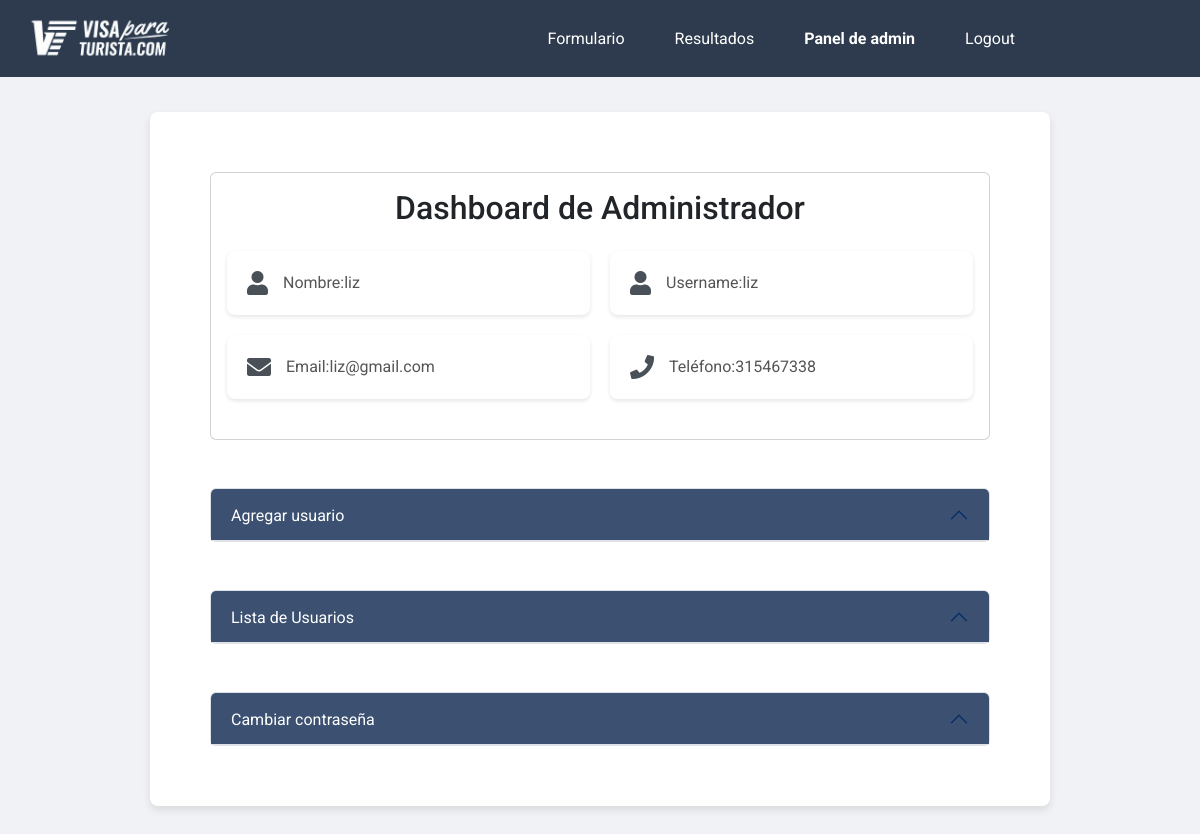
The page /admin-dashboard (signed in) on the database its author committed.
### models.py (models this page shows, shortened)
class User(UserMixin, db.Model):
    id = db.Column(db.Integer, primary_key=True)
    username = db.Column(db.String(100), unique=True, nullable=False)
    name = db.Column(db.String(100), nullable=False)
    email = db.Column(db.String(100), nullable=False, unique=True)
    telefono = db.Column(db.Integer, nullable=False)
    password_hash = db.Column(db.String(130), nullable=False)
    roles = db.relationship("Roles", secondary="user_roles", back_populates="users")
    @hybrid_property
    def password(self):
        raise AttributeError('password is not a readable attribute')

### app.py (the view, shortened to what this page needs)
@login_required
@admin_permission.require(http_exception=403)
@app.route("/admin-dashboard", methods=['GET', 'POST'])
def admin_dashboard():
  form = UpdatePasswordForm()
  users = User.query.all()
  return render_template('admin_dashboard.html', users=users, form=form)

### app.py (called while the page is built)
@login_manager.user_loader
def load_user(id):
    return User.query.get(int(id))

### templates/admin_dashboard.html (shortened to what this page needs)
<!DOCTYPE html>
<html lang="en">
  <head>
    <link
      href="https://cdn.jsdelivr.net/npm/bootstrap@5.3.0/dist/css/bootstrap.min.css"
      rel="stylesheet"
    />
  </head>
  <body>
    {% include 'base.html' %} {% block content %}
    <div class="container">
      <div class="card">
        <div class="card-body">
          <h2 class="card-title text-center mb-4">
            Dashboard de Administrador
          </h2>
          <div class="user-info mb-4">
            <div class="user-info-item">
              <i class="fas fa-user"></i>
              <span class="data">Nombre: </span>
              <span id="nombre"> {{ current_user.name }}</span>
            </div>
            <div class="user-info-item">
              <i class="fas fa-user"></i>
              <span class="data">Username: </span>
              <span id="username"> {{ current_user.username }}</span>
            </div>
            <div class="user-info-item">
              <i class="fas fa-envelope"></i>
              <span class="data">Email: </span>
              <span id="email"> {{ current_user.email }}</span>
            </div>
            <div class="user-info-item">
              <i class="fas fa-phone"></i>
              <span class="data">Teléfono: </span>
              <span id="telefono"> {{ current_user.telefono }}</span>
            </div>
          </div>
        </div>
      </div>
      <div class="">
        <div class="accordion mt-5" id="accordionAddUser">
          <div class="accordion-item">
            <h2 class="accordion-header" id="headingAddUser">
              <button
                class="accordion-button custom-btn"
                type="button"
                data-bs-toggle="collapse"
                data-bs-target="#collapseAddUser"
                aria-expanded="true"
                aria-controls="collapseAddUser"
              >
                Agregar usuario
              </button>
            </h2>
          </div>
        </div>
      </div>
      <div class="">
        <div class="accordion mt-5" id="accordionUserList">
          <div class="accordion-item">
            <h2 class="accordion-header" id="headingUserList">
              <button
                class="accordion-button custom-btn"
                type="button"
                data-bs-toggle="collapse"
                data-bs-target="#collapseUserList"
                aria-expanded="true"
                aria-controls="collapseUserList"
              >
                Lista de Usuarios
              </button>
            </h2>
                    {% for user in users %}
                        {% include 'update_password.html' %}
                    {% endfor %}
          </div>
        </div>
      </div>
      <div class="">
        <div class="accordion mt-5" id="accordionChangePassword">
          <div class="accordion-item">
            <h2 class="accordion-header" id="headingChangePassword">
              <button
                class="accordion-button custom-btn"
                type="button"
                data-bs-toggle="collapse"
                data-bs-target="#collapseChangePassword"
                aria-expanded="true"
                aria-controls="collapseChangePassword"
              >
                Cambiar contraseña
              </button>
            </h2>
          </div>
        </div>
      </div>
    </div>
    {% endblock %}
  </body>
</html>

### static/estilos.css (style rules this page uses)
body { font-family: 'Roboto', Arial, sans-serif; background-color: #f0f2f5; margin: 0; padding: 0; }
.container { max-width: 75%; background: white; border-radius: 8px; box-shadow: 0 4px 8px rgba(0, 0, 0, 0.1); padding: 60px; margin: 6rem auto;; box-sizing: border-box; overflow: hidden; position: relative; }
button { width: 100%; padding: 15px; background-color: #0073e6; color: #fff; border: none; border-radius: 5px; font-size: 16px; cursor: pointer; transition: background-color 0.3s; }

### templates/admin_dashboard.html (style rules this page uses)
.user-info { display: grid; grid-template-columns: repeat(2, 1fr); flex-wrap: wrap; gap: 20px; font-size: 1.1rem; }
.user-info-item { flex: 1 1 calc(50% - 20px); background-color: #ffffff; padding: 20px; border-radius: 8px; box-shadow: 0 2px 4px rgba(0, 0, 0, 0.1); display: flex; align-items: center; font-size: 1rem; }
.user-info-item i { margin-right: 15px; font-size: 1.5rem; color: #495057; }
.user-info-item span { color: #555; }
.custom-btn { background-color: #3c5171 !important; color: white !important; }

### rows shown on the page
User: name "liz", username "liz", email "liz@gmail.com", telefono "315467338"
